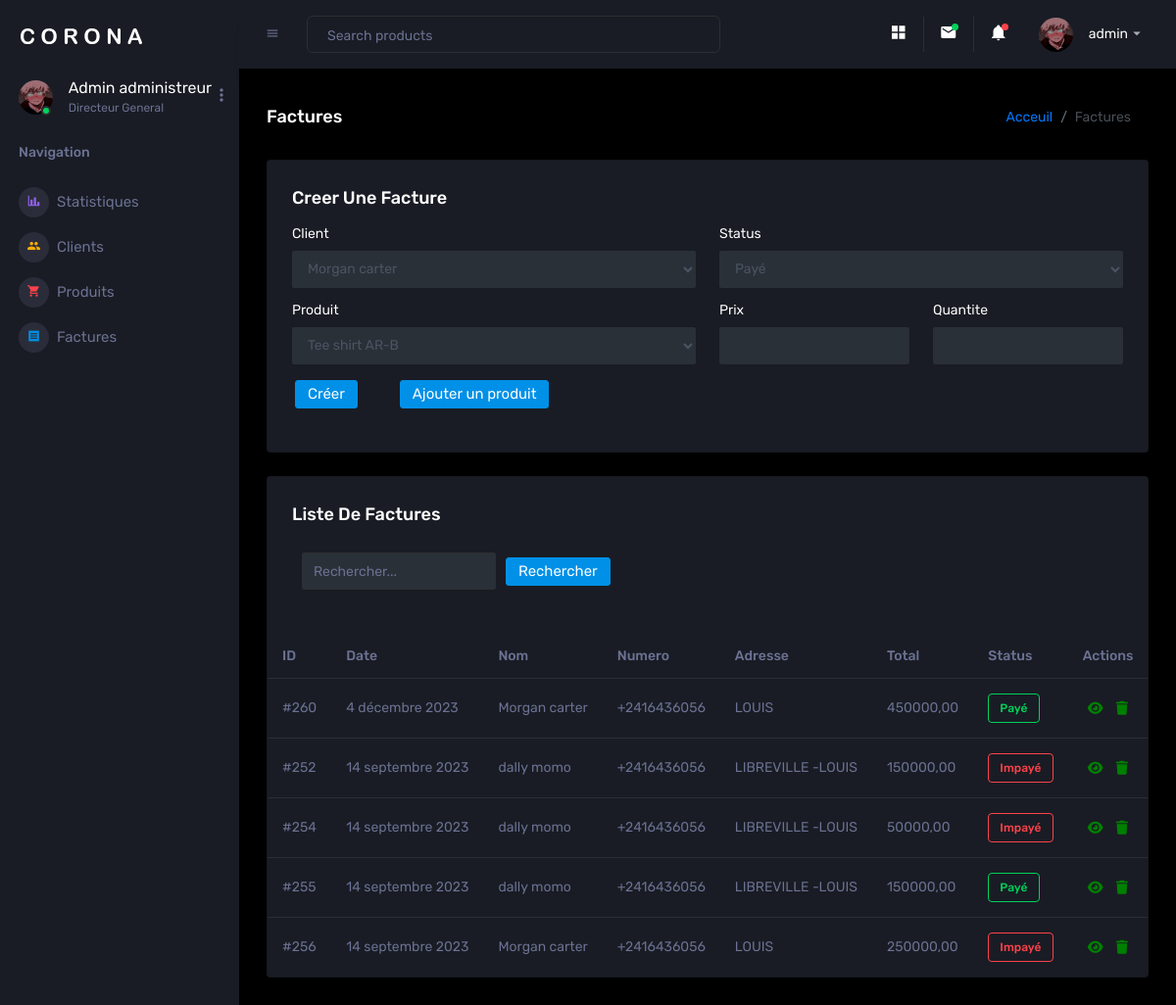
/facture/creer_facture/ (signed in), run on an earlier commit of the app's database.
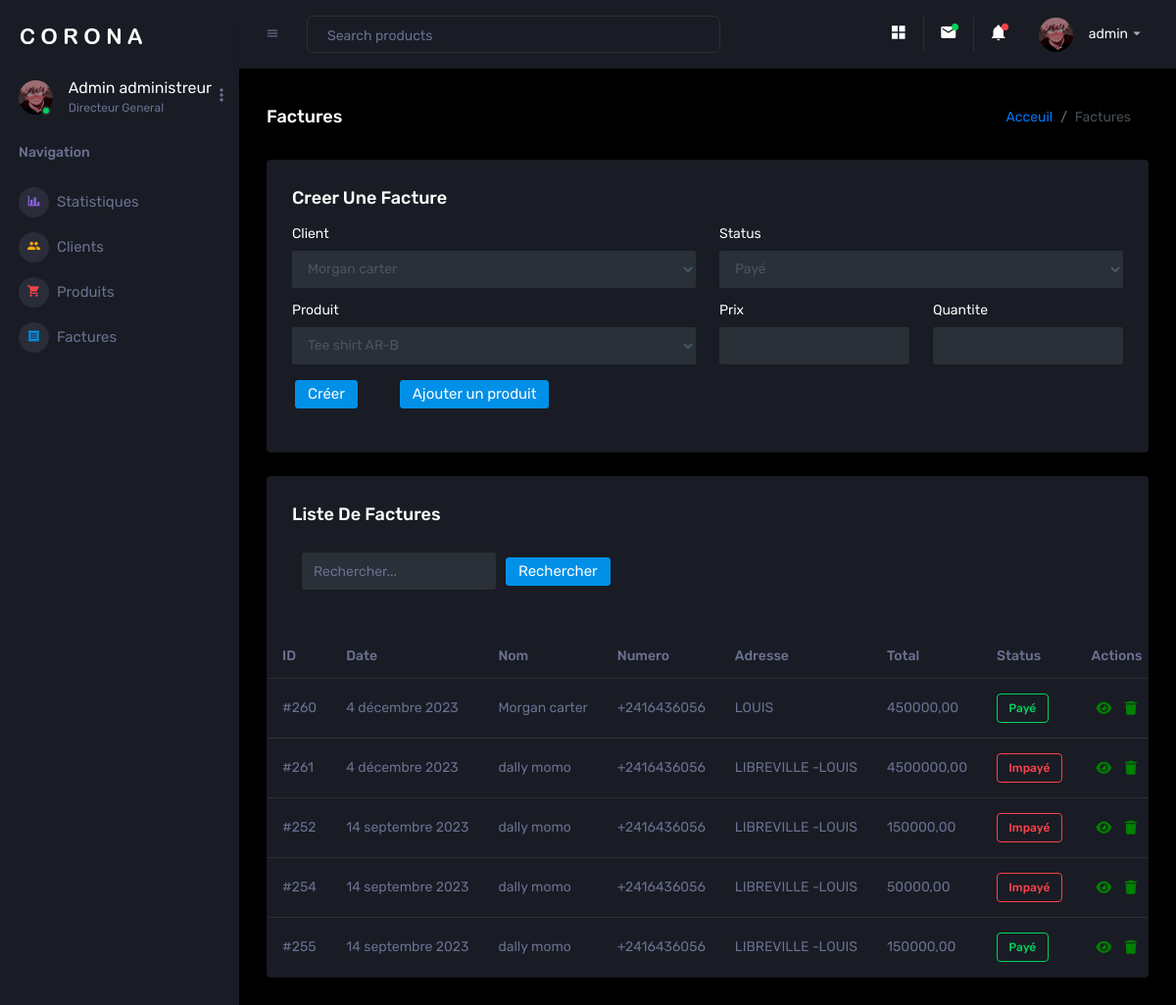
And on a later commit of the database.
### Factures/models.py (models this page shows, shortened)
class Facture(models.Model):
    choice_status = [
        ( 'Impayé','IMPAYE'),
        ( 'Payé','PAYE')
    ]
    id = models.BigAutoField(primary_key=True)
    client = models.ForeignKey(Client,on_delete= models.CASCADE)
    date = models.DateField(auto_now=True)
    status = models.CharField(choices=choice_status,max_length=20)
    history = HistoricalRecords()
    def totaux(self):
        total = 0
        for produit_facture in self.produitfacture_set.all():
            total += produit_facture.montant
        return total

class Client(models.Model):
    id = models.BigAutoField(primary_key=True)
    nom = models.CharField(max_length=100)
    prenom = models.CharField(max_length=100)
    email = models.EmailField(null=True, blank=True)
    tel = models.CharField(max_length=20)
    adresse = models.CharField(null=True, blank=True, max_length=80)
    history = HistoricalRecords()

class ProduitFacture(models.Model):
    id = models.BigAutoField(primary_key=True)
    produit = models.ForeignKey(Produit,on_delete=models.CASCADE)
    quantite = models.PositiveIntegerField(default=0, null=True)
    prix = models.DecimalField(max_digits=9, decimal_places=2)
    montant = models.DecimalField(max_digits=10, decimal_places=2, editable=False)
    facture = models.ForeignKey(Facture, on_delete=models.CASCADE)
    history = HistoricalRecords()

### Factures/views.py (the view)
# urls.py: path('creer_facture/', views.facture, name='facture'),
def facture(request):
    clients = Client.objects.all()
    factures = Facture.objects.all().order_by('-date')[:5]
    produits = Produit.objects.all()
    user = request.user
    context = {
        'clients': clients,
        'factures': factures,
        'produits': produits,
        'user': user,
    }
    return render(request, "Facture/facture.html", context)

### templates/Facture/facture.html (shortened to what this page needs)
 {% extends "base.html" %}
 {% block content %}
  <div class="main-panel">
   <div class="content-wrapper">
     <div class="page-header">
       <h3 class="page-title">Factures </h3>
       <nav aria-label="breadcrumb">
         <ol class="breadcrumb">
           <li class="breadcrumb-item"><a href="{% url "index" %}">Acceuil</a></li>
           <li class="breadcrumb-item active" aria-current="page">Factures</li>
         </ol>
       </nav>
     </div>
     <div class="row">
       <div class="col-12 grid-margin">
         <div class="card">
           <div class="card-body" id="form-container">
             <h4 class="card-title">Creer une facture</h4>
          <form action="{% url 'facture_cree' %}" method="post">
            <div class="form-group row">
                <div class="col-sm-6">
                    <label>Client</label>
                    <select name="client" id="client" class="form-control" required>
                        {% for c in clients %}
                            <option value="{{ c.id }}">{{ c.nom }} {{ c.prenom }}</option>
                        {% endfor %}
                    </select>
                </div>
                <div class="col-sm-6">
                    <label>Status</label>
                    <select name="status" id="status" class="form-control" required>
                            <option value="Payé">Payé</option>
                    </select>
                </div>
            </div>
                <div class="form-group row" id="produit-form">
                    <div class="col-sm-6">
                        <label>Produit</label>
                        <select name="produit" id="produit" class="form-control" required>
                        {% for produit in produits %}
                            <option value="{{ produit.id }}">{{ produit.libelle}}</option>
                        {% endfor %}
                        </select>
                    </div>
                    <div class="col-sm-3">
                      <label>Prix</label>
                        <input type="number" class="form-control" name="prix" step="0.01" required min="500">
                    </div>
                    <div class="col-sm-3">
                        <label>Quantite</label>
                          <input type="number" class="form-control" name="quantite" required min="1">
                      </div>
                </div>
            <div class="form-group" id="bbt">
                <div class="col-sm-offset-2 col-sm-10">
                    <input type="submit" value="Créer" class="btn btn-primary" id="btn">
                    <button id="add-form" class="btn btn-primary" type="button">Ajouter un produit</button>
                </div>
            </div>
        </form>
           </div>
         </div>
       </div>
     </div>
      {% include "Facture/list_facture.html" %}
    </div>
</div>
   {% endblock  %}

### templates/Facture/list_facture.html (shortened to what this page needs)
{% block list_facture %}
<div class="row ">
    <div class="col-12 grid-margin">
      <div class="card">
        <div class="card-body">
          <h4 class="card-title">Liste de factures</h4>
          <div id="div">
          <form class="form-inline" method="GET" >
            <div class="form-group mb-2">
              <input type="text"
              id="recherche"
              class="form-control"
              name="q" value="{{ query }}"
              placeholder="Rechercher..."
              hx-get='{% url "liste_facture" %}'
              hx-target="#tbody"
              hx-swap="outerHTML" >
            </div>
            <button type="submit"
            class="btn btn-primary mb-2"
            name="q" value="{{ query }}"
            placeholder="Rechercher..."
            hx-get='{% url "liste_facture" %}'
            hx-target="#tbody"
            hx-swap="outerHTML">Rechercher</button>
          </form>
        </div>
        </div>
          <div class="table-responsive">
            <table class="table" id="table-factures">
              <thead>
                <tr>
                  <th> ID </th>
                  <th> Date </th>
                  <th> Nom  </th>
                  <th> Numero </th>
                  <th> Adresse </th>
                  <th> Total </th>
                  <th> Status </th>
                  <th> Actions </th>
                </tr>
              </thead>
              <tbody id="tbody" >
                {% for f in factures %}
                <tr>
                   <td>#{{f.id}}</td>
                   <td> {{f.date}}</td>
                   <td>{{f.client.nom}} {{f.client.prenom}}</td>
                  <td> {{f.client.tel}}</td>
                  <td> {{f.client.adresse}}</td>
                  <td> {{f.totaux}}</td>
                  <td>
                    <div class="badge {% if f.status == 'Payé' %}badge-outline-success{% else %}badge-outline-danger{% endif %}">
                      {{ f.status }}
                    </div>
                  </td>
                  <td >
                    <a href="{% url "detail_facture" f.id %}">
                      <i class="fas fa-eye"></i>
                    </a>
                    <a href=""
                    hx-delete="{% url 'sup_fact' f.id %}"
                    hx-confirm="Etes-vous de sure de vouloir suprimer cette facture?"
                    hx-target="closest tr"
                    hx-swap="outerHTML" >
                    <i class="fas fa-trash"></i>
                    </a>
                  </td>
                </tr>
                {% endfor %}
              </tbody>
            </table>
          </div>
        </div>
      </div>
    </div>
{% endblock %}

What changed in the data, as far as the page shows it:
no longer on this page (row unchanged): Facture: id "256", date "14 septembre 2023", client.nom "Morgan", client.prenom "carter", client.tel "+2416436056", client.adresse "LOUIS", totaux "250000,00", status "Impayé"
added Facture: id "261", date "4 décembre 2023", client.nom "dally", client.prenom "momo", client.tel "+2416436056", client.adresse "LIBREVILLE -LOUIS", totaux "4500000,00", status "Impayé"
